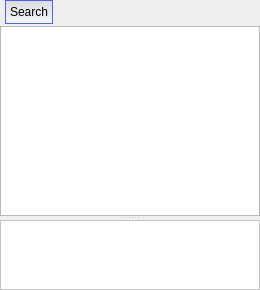
         <widget class="QSplitter" name="splitterSearchDetails">
          <property name="sizePolicy">
           <sizepolicy hsizetype="Expanding" vsizetype="Expanding">
            <horstretch>1</horstretch>
            <verstretch>0</verstretch>
           </sizepolicy>
          </property>
          <property name="orientation">
           <enum>Qt::Vertical</enum>
          </property>
          <widget class="QFrame" name="frameSearches">
           <property name="styleSheet">
            <string notr="true">QTabWidget::pane { /* The tab widget frame */
     border-top: 2px solid #C2C7CB;
 }

QTabWidget::pane { /* The tab widget frame */
     border-top: 2px solid transparent;
 }

 QTabWidget::tab-bar {
     left: 5px;  /* move to the right by 5px */
 }

 /* Style the tab using the tab sub-control. Note that
     it reads QTabBar _not_ QTabWidget */
 QTabBar::tab {
     background:transparent;
     border: 1px solid transparent;
     padding: 4px;
 }

 QTabBar::tab:selected, QTabBar::tab:hover {
     border: 1px solid rgb(78, 96, 255);
     background-color: qlineargradient(x1: 0, y1: 0, x2: 0, y2: 1, stop: 0 #dadbde, stop: 1 #f6f7fa);
 }</string>
           </property>
           <layout class="QGridLayout" name="gridLayout_61">
            <property name="margin">
             <number>0</number>
            </property>
            <property name="spacing">
             <number>0</number>
            </property>
            <item row="0" column="0">
             <widget class="QTabWidget" name="tabWidgetSearch">
              <property name="currentIndex">
               <number>0</number>
              </property>
              <widget class="QWidget" name="tabSearch1">
               <attribute name="icon">
                <iconset resource="Resource.qrc">
                 <normaloff>:/Resource/Generic/Search.png</normaloff>:/Resource/Generic/Search.png</iconset>
               </attribute>
               <attribute name="title">
                <string>Search</string>
               </attribute>
               <layout class="QGridLayout" name="gridLayout_22">
                <property name="margin">
                 <number>0</number>
                </property>
                <property name="spacing">
                 <number>0</number>
                </property>
                <item row="0" column="0">
                 <widget class="QTreeView" name="treeViewSearch1"/>
                </item>
               </layout>
              </widget>
             </widget>
            </item>
           </layout>
          </widget>
          <widget class="QFrame" name="frameSearchDetails">
           <property name="frameShape">
            <enum>QFrame::NoFrame</enum>
           </property>
           <property name="frameShadow">
            <enum>QFrame::Raised</enum>
           </property>
           <layout class="QGridLayout" name="gridLayout_3">
            <property name="margin">
             <number>0</number>
            </property>
            <property name="spacing">
             <number>0</number>
            </property>
            <item row="0" column="0">
             <widget class="QScrollArea" name="scrollAreaSearchDetails">
              <property name="sizePolicy">
               <sizepolicy hsizetype="Preferred" vsizetype="Preferred">
                <horstretch>0</horstretch>
                <verstretch>0</verstretch>
               </sizepolicy>
              </property>
              <property name="styleSheet">
               <string notr="true">QFrame {
	background-color: rgb(255, 255, 255);
}</string>
              </property>
              <property name="widgetResizable">
               <bool>true</bool>
              </property>
              <widget class="QFrame" name="frameSearchDetailsContents">
               <property name="geometry">
                <rect>
                 <x>0</x>
                 <y>0</y>
                 <width>98</width>
                 <height>28</height>
                </rect>
               </property>
              </widget>
             </widget>
            </item>
           </layout>
          </widget>
         </widget>
